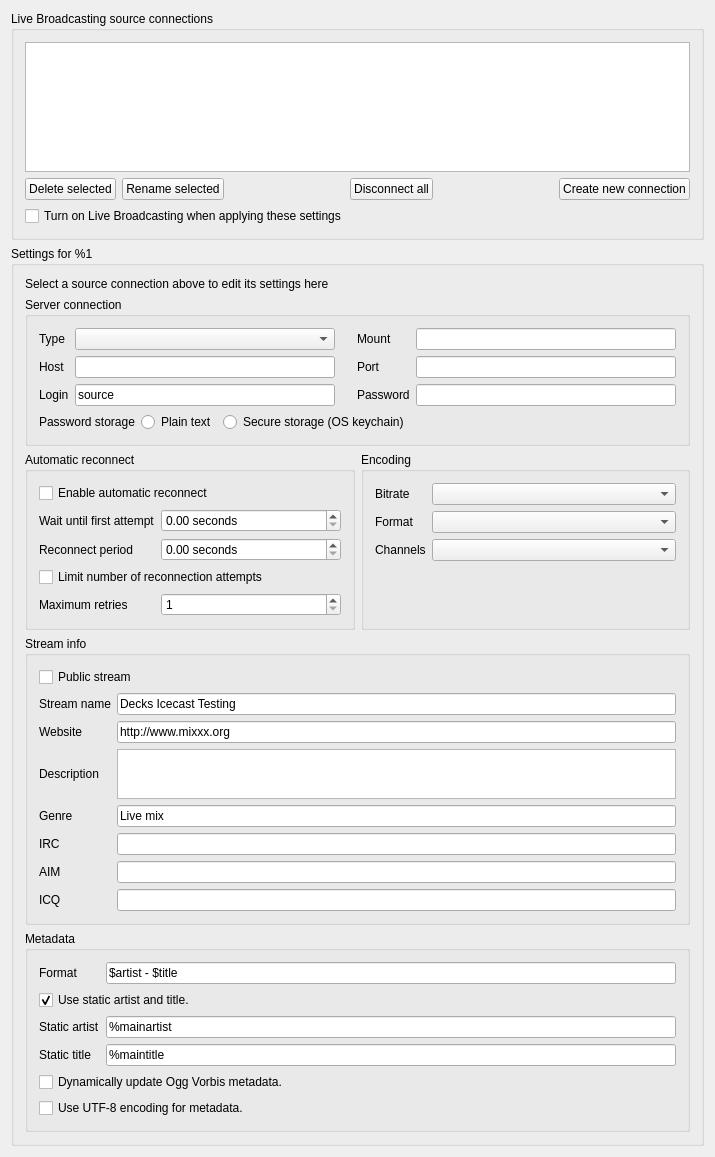
<?xml version="1.0" encoding="UTF-8"?>
<ui version="4.0">
 <class>DlgPrefBroadcastDlg</class>
 <widget class="QWidget" name="DlgPrefBroadcastDlg">
  <property name="geometry">
   <rect>
    <x>0</x>
    <y>0</y>
    <width>715</width>
    <height>1012</height>
   </rect>
  </property>
  <property name="windowTitle">
   <string>Live Broadcasting Preferences</string>
  </property>
  <layout class="QGridLayout" rowstretch="0,0,0,0,0,0,0">
   <item row="0" column="0" colspan="2">
    <widget class="QGroupBox" name="groupBoxProfiles">
     <property name="title">
      <string>Live Broadcasting source connections</string>
     </property>
     <layout class="QVBoxLayout" name="verticalLayout_7">
      <item>
       <widget class="QTableView" name="connectionList">
        <property name="minimumSize">
         <size>
          <width>0</width>
          <height>130</height>
         </size>
        </property>
        <property name="styleSheet">
         <string notr="true"/>
        </property>
        <property name="selectionMode">
         <enum>QAbstractItemView::SingleSelection</enum>
        </property>
        <property name="selectionBehavior">
         <enum>QAbstractItemView::SelectRows</enum>
        </property>
        <property name="showGrid">
         <bool>true</bool>
        </property>
        <property name="gridStyle">
         <enum>Qt::NoPen</enum>
        </property>
        <attribute name="horizontalHeaderHighlightSections">
         <bool>true</bool>
        </attribute>
        <attribute name="horizontalHeaderStretchLastSection">
         <bool>true</bool>
        </attribute>
        <attribute name="verticalHeaderVisible">
         <bool>false</bool>
        </attribute>
        <attribute name="verticalHeaderHighlightSections">
         <bool>false</bool>
        </attribute>
       </widget>
      </item>
      <item>
       <layout class="QGridLayout" name="gridLayout_4">
        <item row="0" column="0">
         <widget class="QPushButton" name="btnRemoveConnection">
          <property name="text">
           <string>Delete selected</string>
          </property>
         </widget>
        </item>
        <item row="0" column="3">
         <widget class="QPushButton" name="btnDisconnectAll">
          <property name="text">
           <string>Disconnect all</string>
          </property>
         </widget>
        </item>
        <item row="0" column="4">
         <spacer name="horizontalSpacer_3">
          <property name="orientation">
           <enum>Qt::Horizontal</enum>
          </property>
          <property name="sizeHint" stdset="0">
           <size>
            <width>40</width>
            <height>20</height>
           </size>
          </property>
         </spacer>
        </item>
        <item row="0" column="5">
         <widget class="QPushButton" name="btnCreateConnection">
          <property name="text">
           <string>Create new connection</string>
          </property>
         </widget>
        </item>
        <item row="0" column="2">
         <spacer name="horizontalSpacer">
          <property name="orientation">
           <enum>Qt::Horizontal</enum>
          </property>
          <property name="sizeType">
           <enum>QSizePolicy::Expanding</enum>
          </property>
          <property name="sizeHint" stdset="0">
           <size>
            <width>40</width>
            <height>20</height>
           </size>
          </property>
         </spacer>
        </item>
        <item row="0" column="1">
         <widget class="QPushButton" name="btnRenameConnection">
          <property name="text">
           <string>Rename selected</string>
          </property>
         </widget>
        </item>
       </layout>
      </item>
      <item>
       <widget class="QCheckBox" name="connectOnApply">
        <property name="text">
         <string>Turn on Live Broadcasting when applying these settings</string>
        </property>
        <property name="checked">
         <bool>false</bool>
        </property>
       </widget>
      </item>
     </layout>
    </widget>
   </item>
   <item row="2" column="0" colspan="2">
    <widget class="QGroupBox" name="groupBoxProfileSettings">
     <property name="title">
      <string>Settings for %1</string>
     </property>
     <layout class="QGridLayout" name="gridLayout_8">
      <item row="2" column="0">
       <widget class="QGroupBox" name="groupBoxAutomaticReconnect">
        <property name="title">
         <string>Automatic reconnect</string>
        </property>
        <layout class="QVBoxLayout" name="verticalLayout_3">
         <item>
          <layout class="QVBoxLayout" name="verticalLayout_5">
           <item>
            <widget class="QCheckBox" name="checkBoxEnableReconnect">
             <property name="toolTip">
              <string>Reconnect if the connection to the streaming server is lost.</string>
             </property>
             <property name="text">
              <string>Enable automatic reconnect</string>
             </property>
            </widget>
           </item>
           <item>
            <widget class="QWidget" name="widgetReconnectControls" native="true">
             <layout class="QGridLayout" name="gridLayout_5">
              <property name="margin">
               <number>0</number>
              </property>
              <item row="0" column="0">
               <layout class="QGridLayout" name="gridLayout_2">
                <item row="1" column="0">
                 <widget class="QLabel" name="label_18">
                  <property name="text">
                   <string>Reconnect period</string>
                  </property>
                 </widget>
                </item>
                <item row="1" column="1">
                 <widget class="QDoubleSpinBox" name="spinBoxReconnectPeriod">
                  <property name="toolTip">
                   <string>Time to wait between two reconnection attempts.</string>
                  </property>
                  <property name="suffix">
                   <string> seconds</string>
                  </property>
                  <property name="decimals">
                   <number>2</number>
                  </property>
                  <property name="maximum">
                   <double>3600.000000000000000</double>
                  </property>
                 </widget>
                </item>
                <item row="3" column="1">
                 <widget class="QSpinBox" name="spinBoxMaximumRetries">
                  <property name="sizePolicy">
                   <sizepolicy hsizetype="Expanding" vsizetype="Fixed">
                    <horstretch>0</horstretch>
                    <verstretch>0</verstretch>
                   </sizepolicy>
                  </property>
                  <property name="minimum">
                   <number>1</number>
                  </property>
                  <property name="maximum">
                   <number>100</number>
                  </property>
                 </widget>
                </item>
                <item row="3" column="0">
                 <widget class="QLabel" name="label_17">
                  <property name="text">
                   <string>Maximum retries</string>
                  </property>
                 </widget>
                </item>
                <item row="2" column="0" colspan="2">
                 <widget class="QCheckBox" name="checkBoxLimitReconnects">
                  <property name="toolTip">
                   <string comment="Uncheck for unlimited reconnect attempts."/>
                  </property>
                  <property name="text">
                   <string>Limit number of reconnection attempts</string>
                  </property>
                 </widget>
                </item>
                <item row="0" column="1">
                 <widget class="QDoubleSpinBox" name="spinBoxFirstDelay">
                  <property name="toolTip">
                   <string>Time to wait before the first reconnection attempt is made.</string>
                  </property>
                  <property name="suffix">
                   <string> seconds</string>
                  </property>
                  <property name="maximum">
                   <double>3600.000000000000000</double>
                  </property>
                 </widget>
                </item>
                <item row="0" column="0">
                 <widget class="QLabel" name="label_19">
                  <property name="text">
                   <string>Wait until first attempt</string>
                  </property>
                 </widget>
                </item>
               </layout>
              </item>
             </layout>
            </widget>
           </item>
          </layout>
         </item>
        </layout>
       </widget>
      </item>
      <item row="2" column="1">
       <widget class="QGroupBox" name="groupBoxEncoding">
        <property name="title">
         <string>Encoding</string>
        </property>
        <layout class="QVBoxLayout" name="verticalLayout_4">
         <item>
          <layout class="QGridLayout" name="gridLayout_3">
           <item row="1" column="0">
            <widget class="QLabel" name="label_8">
             <property name="text">
              <string>Format</string>
             </property>
             <property name="buddy">
              <cstring>comboBoxEncodingFormat</cstring>
             </property>
            </widget>
           </item>
           <item row="0" column="0">
            <widget class="QLabel" name="label_4">
             <property name="sizePolicy">
              <sizepolicy hsizetype="Preferred" vsizetype="Preferred">
               <horstretch>0</horstretch>
               <verstretch>0</verstretch>
              </sizepolicy>
             </property>
             <property name="text">
              <string>Bitrate</string>
             </property>
            </widget>
           </item>
           <item row="2" column="0">
            <widget class="QLabel" name="label_9">
             <property name="frameShape">
              <enum>QFrame::NoFrame</enum>
             </property>
             <property name="lineWidth">
              <number>1</number>
             </property>
             <property name="text">
              <string>Channels</string>
             </property>
             <property name="textFormat">
              <enum>Qt::AutoText</enum>
             </property>
             <property name="scaledContents">
              <bool>false</bool>
             </property>
             <property name="buddy">
              <cstring>comboBoxEncodingChannels</cstring>
             </property>
            </widget>
           </item>
           <item row="2" column="1">
            <widget class="QComboBox" name="comboBoxEncodingChannels">
             <property name="sizePolicy">
              <sizepolicy hsizetype="Expanding" vsizetype="Fixed">
               <horstretch>0</horstretch>
               <verstretch>0</verstretch>
              </sizepolicy>
             </property>
             <property name="maximumSize">
              <size>
               <width>16777215</width>
               <height>16777215</height>
              </size>
             </property>
            </widget>
           </item>
           <item row="1" column="1">
            <widget class="QComboBox" name="comboBoxEncodingFormat">
             <property name="sizePolicy">
              <sizepolicy hsizetype="Expanding" vsizetype="Fixed">
               <horstretch>0</horstretch>
               <verstretch>0</verstretch>
              </sizepolicy>
             </property>
            </widget>
           </item>
           <item row="0" column="1">
            <widget class="QComboBox" name="comboBoxEncodingBitrate">
             <property name="sizePolicy">
              <sizepolicy hsizetype="Expanding" vsizetype="Fixed">
               <horstretch>0</horstretch>
               <verstretch>0</verstretch>
              </sizepolicy>
             </property>
            </widget>
           </item>
           <item row="3" column="1">
            <spacer name="verticalSpacer_2">
             <property name="orientation">
              <enum>Qt::Vertical</enum>
             </property>
             <property name="sizeHint" stdset="0">
              <size>
               <width>20</width>
               <height>40</height>
              </size>
             </property>
            </spacer>
           </item>
          </layout>
         </item>
        </layout>
       </widget>
      </item>
      <item row="4" column="0" colspan="2">
       <widget class="QGroupBox" name="groupBoxMetadata">
        <property name="title">
         <string>Metadata</string>
        </property>
        <property name="flat">
         <bool>false</bool>
        </property>
        <layout class="QVBoxLayout" name="verticalLayout">
         <item>
          <layout class="QGridLayout" name="gridLayout_1">
           <item row="0" column="0">
            <widget class="QLabel" name="label_16">
             <property name="text">
              <string>Format</string>
             </property>
            </widget>
           </item>
           <item row="0" column="1">
            <widget class="QLineEdit" name="metadata_format">
             <property name="toolTip">
               <string>Available fields: $artist, $title, $year, $album, $genre, $bpm</string>
             </property>
             <property name="text">
              <string notr="true">$artist - $title</string>
             </property>
            </widget>
           </item>
           <item row="2" column="0">
            <widget class="QLabel" name="label_14">
             <property name="text">
              <string>Static artist</string>
             </property>
             <property name="buddy">
              <cstring>custom_artist</cstring>
             </property>
            </widget>
           </item>
           <item row="2" column="1">
            <widget class="QLineEdit" name="custom_artist">
             <property name="text">
              <string notr="true">%mainartist</string>
             </property>
            </widget>
           </item>
           <item row="3" column="0">
            <widget class="QLabel" name="label_15">
             <property name="text">
              <string>Static title</string>
             </property>
             <property name="buddy">
              <cstring>custom_title</cstring>
             </property>
            </widget>
           </item>
           <item row="3" column="1">
            <widget class="QLineEdit" name="custom_title">
             <property name="text">
              <string notr="true">%maintitle</string>
             </property>
            </widget>
           </item>
           <item row="1" column="0" colspan="2">
            <widget class="QCheckBox" name="enableCustomMetadata">
             <property name="text">
              <string>Use static artist and title.</string>
             </property>
             <property name="checked">
              <bool>true</bool>
             </property>
            </widget>
           </item>
           <item row="4" column="0" colspan="2">
            <widget class="QCheckBox" name="ogg_dynamicupdate">
             <property name="sizePolicy">
              <sizepolicy hsizetype="Preferred" vsizetype="Fixed">
               <horstretch>0</horstretch>
               <verstretch>0</verstretch>
              </sizepolicy>
             </property>
             <property name="toolTip">
              <string>Due to flaws in some streaming clients, updating Ogg Vorbis metadata dynamically can cause listener glitches and disconnections. Check this box to update the metadata anyway.</string>
             </property>
             <property name="text">
              <string>Dynamically update Ogg Vorbis metadata.</string>
             </property>
            </widget>
           </item>
           <item row="5" column="0" colspan="2">
            <widget class="QCheckBox" name="enableUtf8Metadata">
             <property name="text">
              <string>Use UTF-8 encoding for metadata.</string>
             </property>
            </widget>
           </item>
           <item row="6" column="1">
            <spacer name="verticalSpacer_3">
             <property name="orientation">
              <enum>Qt::Vertical</enum>
             </property>
             <property name="sizeHint" stdset="0">
              <size>
               <width>20</width>
               <height>40</height>
              </size>
             </property>
            </spacer>
           </item>
          </layout>
         </item>
        </layout>
       </widget>
      </item>
      <item row="3" column="0" colspan="2">
       <widget class="QGroupBox" name="groupBoxStreamInfo">
        <property name="minimumSize">
         <size>
          <width>300</width>
          <height>0</height>
         </size>
        </property>
        <property name="title">
         <string>Stream info</string>
        </property>
        <layout class="QVBoxLayout" name="verticalLayout_2">
         <item>
          <layout class="QGridLayout">
           <item row="7" column="0">
            <widget class="QLabel" name="stream_ICQ_label">
             <property name="text">
              <string>ICQ</string>
             </property>
            </widget>
           </item>
           <item row="6" column="0">
            <widget class="QLabel" name="stream_AIM_label">
             <property name="text">
              <string>AIM</string>
             </property>
            </widget>
           </item>
           <item row="1" column="1">
            <widget class="QLineEdit" name="stream_name">
             <property name="sizePolicy">
              <sizepolicy hsizetype="Expanding" vsizetype="Fixed">
               <horstretch>0</horstretch>
               <verstretch>0</verstretch>
              </sizepolicy>
             </property>
             <property name="text">
              <string>Decks Icecast Testing</string>
             </property>
            </widget>
           </item>
           <item row="1" column="0">
            <widget class="QLabel" name="label_10">
             <property name="sizePolicy">
              <sizepolicy hsizetype="Preferred" vsizetype="Preferred">
               <horstretch>0</horstretch>
               <verstretch>0</verstretch>
              </sizepolicy>
             </property>
             <property name="text">
              <string>Stream name</string>
             </property>
             <property name="buddy">
              <cstring>comboBoxServerType</cstring>
             </property>
            </widget>
           </item>
           <item row="2" column="0">
            <widget class="QLabel" name="label_11">
             <property name="sizePolicy">
              <sizepolicy hsizetype="Preferred" vsizetype="Preferred">
               <horstretch>0</horstretch>
               <verstretch>0</verstretch>
              </sizepolicy>
             </property>
             <property name="text">
              <string>Website</string>
             </property>
             <property name="buddy">
              <cstring>mountpoint</cstring>
             </property>
            </widget>
           </item>
           <item row="2" column="1">
            <widget class="QLineEdit" name="stream_website">
             <property name="sizePolicy">
              <sizepolicy hsizetype="Expanding" vsizetype="Fixed">
               <horstretch>0</horstretch>
               <verstretch>0</verstretch>
              </sizepolicy>
             </property>
             <property name="text">
              <string>http://www.mixxx.org</string>
             </property>
            </widget>
           </item>
           <item row="3" column="0">
            <widget class="QLabel" name="label_12">
             <property name="sizePolicy">
              <sizepolicy hsizetype="Preferred" vsizetype="Preferred">
               <horstretch>0</horstretch>
               <verstretch>0</verstretch>
              </sizepolicy>
             </property>
             <property name="text">
              <string>Description</string>
             </property>
             <property name="buddy">
              <cstring>stream_desc</cstring>
             </property>
            </widget>
           </item>
           <item row="3" column="1">
            <widget class="QTextEdit" name="stream_desc">
             <property name="sizePolicy">
              <sizepolicy hsizetype="Expanding" vsizetype="Fixed">
               <horstretch>0</horstretch>
               <verstretch>0</verstretch>
              </sizepolicy>
             </property>
             <property name="minimumSize">
              <size>
               <width>0</width>
               <height>50</height>
              </size>
             </property>
             <property name="maximumSize">
              <size>
               <width>16777215</width>
               <height>50</height>
              </size>
             </property>
             <property name="tabChangesFocus">
              <bool>true</bool>
             </property>
             <property name="html">
              <string notr="true">&lt;!DOCTYPE HTML PUBLIC &quot;-//W3C//DTD HTML 4.0//EN&quot; &quot;http://www.w3.org/TR/REC-html40/strict.dtd&quot;&gt;
&lt;html&gt;&lt;head&gt;&lt;meta name=&quot;qrichtext&quot; content=&quot;1&quot; /&gt;&lt;style type=&quot;text/css&quot;&gt;
p, li { white-space: pre-wrap; }
&lt;/style&gt;&lt;/head&gt;&lt;body style=&quot; font-family:'.SF NS Text'; font-size:13pt; font-weight:400; font-style:normal;&quot;&gt;
&lt;p style=&quot; margin-top:0px; margin-bottom:0px; margin-left:0px; margin-right:0px; -qt-block-indent:0; text-indent:0px;&quot;&gt;&lt;span style=&quot; font-family:'Ubuntu'; font-size:10pt;&quot;&gt;  &lt;/span&gt;&lt;/p&gt;
&lt;p style=&quot;-qt-paragraph-type:empty; margin-top:0px; margin-bottom:0px; margin-left:0px; margin-right:0px; -qt-block-indent:0; text-indent:0px; font-family:'Lucida Grande';&quot;&gt;&lt;br /&gt;&lt;/p&gt;&lt;/body&gt;&lt;/html&gt;</string>
             </property>
            </widget>
           </item>
           <item row="4" column="0">
            <widget class="QLabel" name="label_13">
             <property name="sizePolicy">
              <sizepolicy hsizetype="Preferred" vsizetype="Preferred">
               <horstretch>0</horstretch>
               <verstretch>0</verstretch>
              </sizepolicy>
             </property>
             <property name="text">
              <string>Genre</string>
             </property>
             <property name="buddy">
              <cstring>stream_genre</cstring>
             </property>
            </widget>
           </item>
           <item row="4" column="1">
            <widget class="QLineEdit" name="stream_genre">
             <property name="sizePolicy">
              <sizepolicy hsizetype="Expanding" vsizetype="Fixed">
               <horstretch>0</horstretch>
               <verstretch>0</verstretch>
              </sizepolicy>
             </property>
             <property name="text">
              <string>Live mix</string>
             </property>
            </widget>
           </item>
           <item row="0" column="0" colspan="2">
            <widget class="QCheckBox" name="stream_public">
             <property name="text">
              <string>Public stream</string>
             </property>
            </widget>
           </item>
           <item row="5" column="0">
            <widget class="QLabel" name="stream_IRC_label">
             <property name="text">
              <string>IRC</string>
             </property>
            </widget>
           </item>
           <item row="5" column="1">
            <widget class="QLineEdit" name="stream_IRC"/>
           </item>
           <item row="6" column="1">
            <widget class="QLineEdit" name="stream_AIM"/>
           </item>
           <item row="7" column="1">
            <widget class="QLineEdit" name="stream_ICQ"/>
           </item>
          </layout>
         </item>
        </layout>
       </widget>
      </item>
      <item row="0" column="0" colspan="2">
       <widget class="QLabel" name="labelHowtoSettings">
        <property name="text">
         <string>Select a source connection above to edit its settings here</string>
        </property>
       </widget>
      </item>
      <item row="1" column="0" colspan="2">
       <widget class="QGroupBox" name="groupBoxServerConnection">
        <property name="title">
         <string>Server connection</string>
        </property>
        <layout class="QGridLayout">
         <item row="0" column="0">
          <layout class="QGridLayout" name="gridLayoutSC">
           <item row="0" column="0">
            <widget class="QLabel" name="label">
             <property name="text">
              <string>Type</string>
             </property>
            </widget>
           </item>
           <item row="0" column="1">
            <widget class="QComboBox" name="comboBoxServerType">
             <property name="sizePolicy">
              <sizepolicy hsizetype="Expanding" vsizetype="Fixed">
               <horstretch>0</horstretch>
               <verstretch>0</verstretch>
              </sizepolicy>
             </property>
            </widget>
           </item>
           <item row="0" column="2">
            <widget class="QWidget" name="widget" native="true">
             <property name="minimumSize">
              <size>
               <width>10</width>
               <height>0</height>
              </size>
             </property>
            </widget>
           </item>
           <item row="0" column="3">
            <widget class="QLabel" name="label_5">
             <property name="text">
              <string>Mount</string>
             </property>
            </widget>
           </item>
           <item row="0" column="4">
            <widget class="QLineEdit" name="mountpoint">
             <property name="text">
              <string notr="true"/>
             </property>
            </widget>
           </item>
           <item row="1" column="0">
            <widget class="QLabel" name="label_2">
             <property name="text">
              <string>Host</string>
             </property>
            </widget>
           </item>
           <item row="1" column="1">
            <widget class="QLineEdit" name="host">
             <property name="text">
              <string notr="true"/>
             </property>
            </widget>
           </item>
           <item row="1" column="3">
            <widget class="QLabel" name="label_3">
             <property name="text">
              <string>Port</string>
             </property>
            </widget>
           </item>
           <item row="1" column="4">
            <widget class="QLineEdit" name="port">
             <property name="sizePolicy">
              <sizepolicy hsizetype="Preferred" vsizetype="Fixed">
               <horstretch>0</horstretch>
               <verstretch>0</verstretch>
              </sizepolicy>
             </property>
             <property name="text">
              <string notr="true"/>
             </property>
            </widget>
           </item>
           <item row="2" column="0">
            <widget class="QLabel" name="label_6">
             <property name="text">
              <string>Login</string>
             </property>
            </widget>
           </item>
           <item row="2" column="1">
            <widget class="QLineEdit" name="login">
             <property name="text">
              <string notr="true">source</string>
             </property>
            </widget>
           </item>
           <item row="2" column="3">
            <widget class="QLabel" name="label_7">
             <property name="text">
              <string>Password</string>
             </property>
            </widget>
           </item>
           <item row="2" column="4">
            <widget class="QLineEdit" name="password">
             <property name="text">
              <string notr="true"/>
             </property>
             <property name="echoMode">
              <enum>QLineEdit::Password</enum>
             </property>
            </widget>
           </item>
          </layout>
         </item>
         <item row="1" column="0">
          <widget class="QWidget" name="groupPasswordStorage" native="true">
           <layout class="QHBoxLayout" name="horizontalLayout_2">
            <property name="margin">
             <number>0</number>
            </property>
            <item>
             <layout class="QHBoxLayout" name="horizontalLayout">
              <item>
               <widget class="QLabel" name="label_20">
                <property name="text">
                 <string>Password storage</string>
                </property>
               </widget>
              </item>
              <item>
               <widget class="QRadioButton" name="rbPasswordCleartext">
                <property name="text">
                 <string>Plain text</string>
                </property>
                <attribute name="buttonGroup">
                 <string notr="true">rbGroupPassword</string>
                </attribute>
               </widget>
              </item>
              <item>
               <widget class="QRadioButton" name="rbPasswordKeychain">
                <property name="text">
                 <string>Secure storage (OS keychain)</string>
                </property>
                <attribute name="buttonGroup">
                 <string notr="true">rbGroupPassword</string>
                </attribute>
               </widget>
              </item>
              <item>
               <spacer name="horizontalSpacer_2">
                <property name="orientation">
                 <enum>Qt::Horizontal</enum>
                </property>
                <property name="sizeHint" stdset="0">
                 <size>
                  <width>40</width>
                  <height>20</height>
                 </size>
                </property>
               </spacer>
              </item>
             </layout>
            </item>
           </layout>
          </widget>
         </item>
        </layout>
       </widget>
      </item>
     </layout>
    </widget>
   </item>
   <item row="6" column="0">
    <spacer name="verticalSpacer">
     <property name="orientation">
      <enum>Qt::Vertical</enum>
     </property>
     <property name="sizeType">
      <enum>QSizePolicy::Expanding</enum>
     </property>
     <property name="sizeHint" stdset="0">
      <size>
       <width>20</width>
       <height>40</height>
      </size>
     </property>
    </spacer>
   </item>
  </layout>
 </widget>
 <layoutdefault spacing="6" margin="11"/>
 <tabstops>
  <tabstop>connectionList</tabstop>
  <tabstop>btnRemoveConnection</tabstop>
  <tabstop>btnRenameConnection</tabstop>
  <tabstop>btnDisconnectAll</tabstop>
  <tabstop>btnCreateConnection</tabstop>
  <tabstop>connectOnApply</tabstop>

  <tabstop>comboBoxServerType</tabstop>
  <tabstop>mountpoint</tabstop>
  <tabstop>host</tabstop>
  <tabstop>port</tabstop>
  <tabstop>login</tabstop>
  <tabstop>password</tabstop>
  <tabstop>rbPasswordCleartext</tabstop>

  <tabstop>checkBoxEnableReconnect</tabstop>
  <tabstop>spinBoxFirstDelay</tabstop>
  <tabstop>spinBoxReconnectPeriod</tabstop>
  <tabstop>checkBoxLimitReconnects</tabstop>
  <tabstop>spinBoxMaximumRetries</tabstop>

  <tabstop>comboBoxEncodingBitrate</tabstop>
  <tabstop>comboBoxEncodingFormat</tabstop>
  <tabstop>comboBoxEncodingChannels</tabstop>

  <tabstop>stream_public</tabstop>
  <tabstop>stream_name</tabstop>
  <tabstop>stream_website</tabstop>
  <tabstop>stream_desc</tabstop>
  <tabstop>stream_genre</tabstop>
  <tabstop>stream_IRC</tabstop>
  <tabstop>stream_AIM</tabstop>
  <tabstop>stream_ICQ</tabstop>

  <tabstop>metadata_format</tabstop>
  <tabstop>enableCustomMetadata</tabstop>
  <tabstop>custom_artist</tabstop>
  <tabstop>custom_title</tabstop>
  <tabstop>ogg_dynamicupdate</tabstop>
  <tabstop>enableUtf8Metadata</tabstop>
 </tabstops>
 <resources/>
 <connections/>
 <buttongroups>
  <buttongroup name="rbGroupPassword"/>
 </buttongroups>
</ui>
